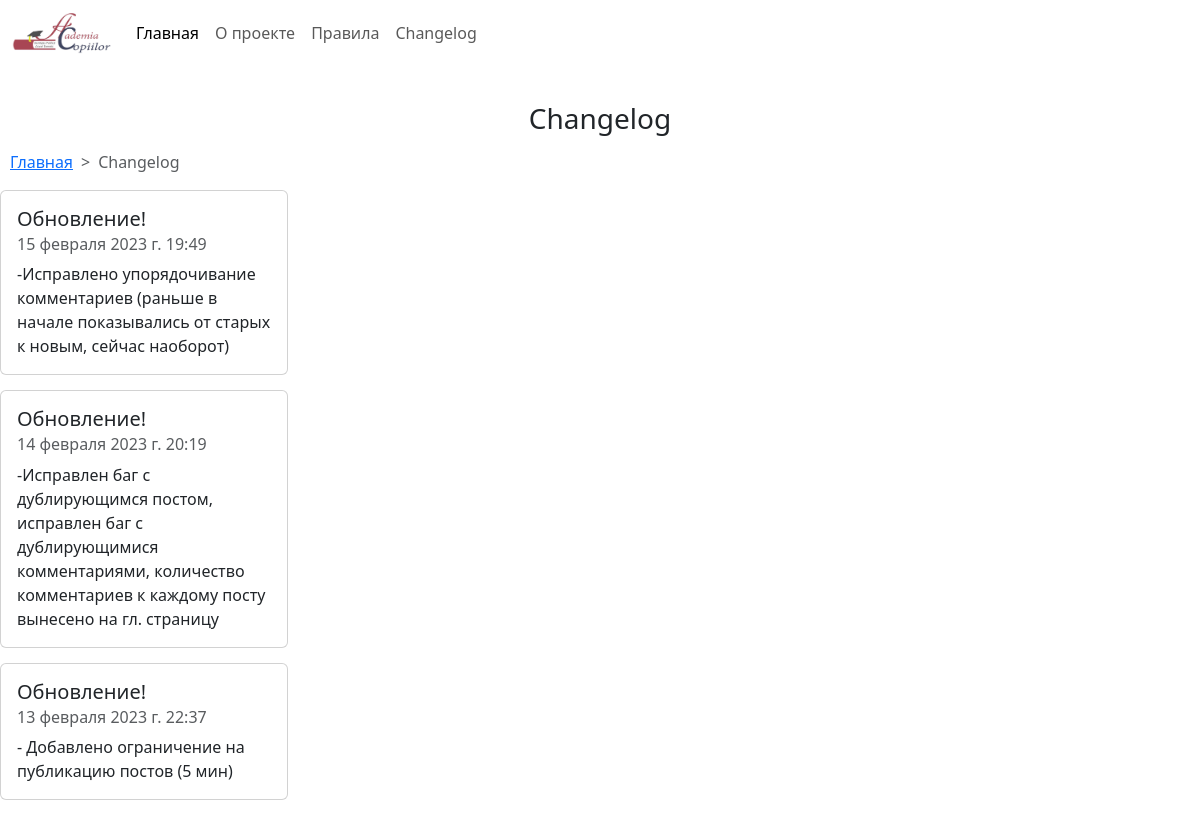
Screenshot of /changelog/ with the database file from the repository.
### forum/models.py (models this page shows, shortened)
class ChangeLogPost(models.Model):
    title_changelog = models.CharField('Заголовок changelog', max_length=200, blank=False)
    desc_changelog = models.CharField('Описание changelog', max_length=200, blank=False)
    date_changelog = models.DateTimeField('Дата changelog', blank=False)

### forum/views.py (the view)
# urls.py: path('changelog/', views.changelog, name = 'changelog')
def changelog(request):
    changelog_posts = ChangeLogPost.objects.all().order_by('-date_changelog')
    return render(request, 'forum/changelog.html', {'changelog_list': changelog_posts})

### templates/forum/changelog.html (shortened to what this page needs)
{% include 'forum/header.html' %}
{% load static %}
<link href="https://cdn.jsdelivr.net/npm/bootstrap@5.3.0-alpha1/dist/css/bootstrap.min.css" rel="stylesheet">
<div style="text-align: center; margin-bottom: 15px;"><h3>Changelog</h3></div>
<nav style="--bs-breadcrumb-divider: '>'; padding-left: 10px; width: 100%;" aria-label="breadcrumb">
  <ol class="breadcrumb">
    <li class="breadcrumb-item"><a href="/">Главная</a></li>
    <li class="breadcrumb-item active" aria-current="page">Changelog</li>
  </ol>
</nav>
{% for changelog in changelog_list %}
    <div class="card" style="width: 18rem; margin-bottom: 15px;">
        <div class="card-body">
            <h5 class="card-title">{{ changelog.title_changelog }}</h5>
            <h6 class="card-subtitle mb-2 text-muted">{{ changelog.date_changelog }}</h6>
            <p class="card-text">{{ changelog.desc_changelog }}</p>
        </div>
    </div>
{% endfor %}

### templates/forum/header.html (shortened to what this page needs)
{% load static %}
<link href="https://cdn.jsdelivr.net/npm/bootstrap@5.3.0-alpha1/dist/css/bootstrap.min.css" rel="stylesheet">
<nav style="margin-bottom: 35px;" class="navbar navbar-expand-lg navbar-light bg-white">
  <div class="container-fluid">
    <a class="navbar-brand" href="#"><img style ='max-width: 100px; max-height: 100px;' src="{% static 'images/logo.png' %}" alt=""></a>
    <div class="collapse navbar-collapse" id="navbarNav">
      <ul class="navbar-nav">
        <li class="nav-item">
          <a class="nav-link active" aria-current="page" href="/">Главная</a>
        </li>
        <li class="nav-item">
          <a class="nav-link" href="/about">О проекте</a>
        </li>
        <li class="nav-item">
          <a class="nav-link" href="/rules">Правила</a>
        </li>
        <li class="nav-item">
          <a class="nav-link" href="/changelog">Changelog</a>
        </li>
      </ul>
    </div>
  </div>
</nav>

### rows the page displays
ChangeLogPost: title_changelog "Обновление!", date_changelog "15 февраля 2023 г. 19:49", desc_changelog "-Исправлено упорядочивание комментариев (раньше в начале показывались от старых к новым, сейчас наоборот)"
ChangeLogPost: title_changelog "Обновление!", date_changelog "14 февраля 2023 г. 20:19", desc_changelog "-Исправлен баг с дублирующимся постом, исправлен баг с дублирующимися комментариями, количество комментариев к каждому посту вынесено на гл. страницу"
ChangeLogPost: title_changelog "Обновление!", date_changelog "13 февраля 2023 г. 22:37", desc_changelog "- Добавлено ограничение на публикацию постов (5 мин)"
